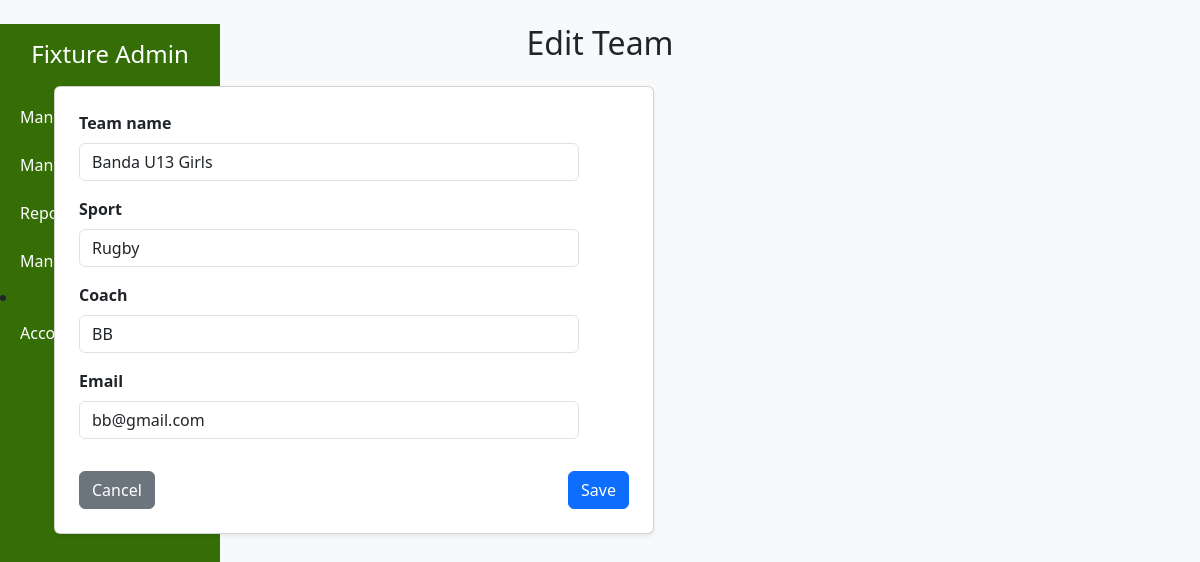
The app's page /edit-team/7/edit/ (signed in) with its own data.
### teams/models.py (models this page shows, shortened)
class Teams(models.Model):
    team_name = models.CharField(max_length=200, blank=True)
    sport = models.CharField(max_length=15, blank=True)
    coach = models.CharField(max_length=15, blank=True)
    email = models.EmailField(unique=False)
    added_on = models.DateTimeField(auto_now_add=True)

### teams/views.py (the view)
# urls.py: path('edit-team/<int:team_id>/edit/', views.team_edit, name='edit-team'),
@login_required
def team_edit(request, team_id):
    team_obj = get_object_or_404(Teams, pk=team_id)
    form = TeamsForm(request.POST or None, instance=team_obj)
    if request.method == 'POST' and form.is_valid():
        form.save()
        messages.success(request, 'Changes successfully saved')
        return redirect('current-teams')
    return render(request, 'admin/edit_team.html', {'form': form, 'team_obj': team_obj})

### teams/forms.py
class TeamsForm(forms.ModelForm):
    class Meta:
        model = Teams
        fields = ['team_name', 'sport', 'coach', 'email']
        widgets = {
            'team_name': forms.TextInput(attrs={'class': 'form-control', 'style': 'max-width:500px;'}),
            'sport': forms.TextInput(attrs={'class': 'form-control', 'style': 'max-width:500px;'}),
            'coach': forms.TextInput(attrs={'class': 'form-control', 'style': 'max-width:500px;'}),
            'email': forms.EmailInput(attrs={'class': 'form-control', 'style': 'max-width:500px;'}),
        }

### templates/admin/edit_team.html (shortened to what this page needs)
{% extends 'base/admin_dashboard.html' %}
{% block content %}
<div class="container mt-0">
    <h2 class="mb-4">Edit Team</h2>
    <form method="post" class="card p-4 shadow-sm" style="max-width:600px;">
        {% for field in form %}
            <div class="mb-3">
                <label for="{{ field.id_for_label }}" class="form-label fw-bold">{{ field.label }}</label>
                {{ field }}
            </div>
        {% endfor %}
        <div class="d-flex justify-content-between mt-3">
            <a href="{% url 'current-teams' %}" class="btn btn-secondary">Cancel</a>
            <button type="submit" class="btn btn-primary">Save</button>
        </div>
    </form>
</div>
{% endblock %}

### static/css/style.css (style rules this page uses)
body { background-color: #f8f9fa; }
h2 { text-align: center; }

### records on screen
Teams: form "Banda U13 Girls" "Rugby" "BB" "bb@gmail.com"

### other values on screen
{{ field.label }} "Team name" "Sport" "Coach" "Email"
